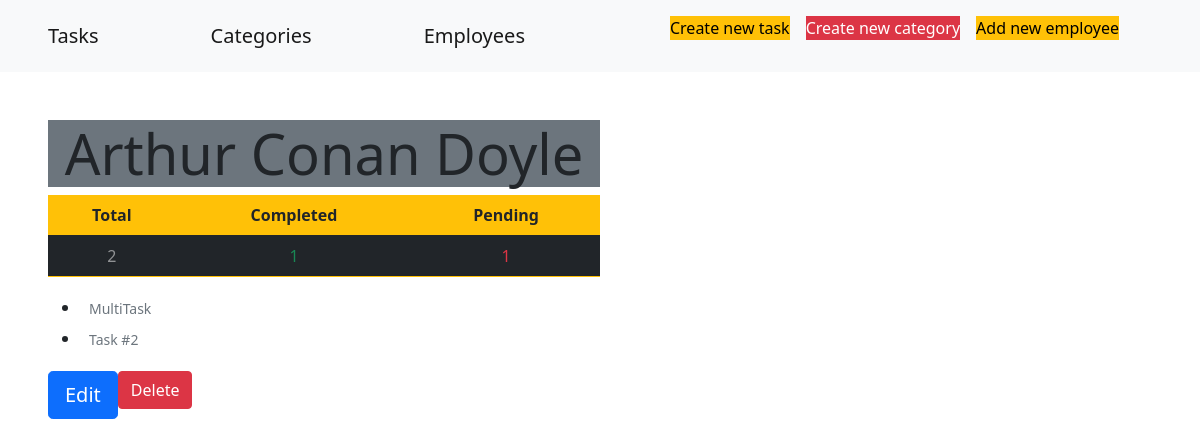
/employee/3, run on the app's committed database.
### app/models.py (models this page shows, shortened)
class Employee(db.Model):
    id = db.Column(db.Integer, primary_key=True)
    name = db.Column(db.String(255), nullable=False)
    count_of_completed_tasks = db.Column(db.Integer)
    task_empl = db.relationship('Task', secondary=db.Table('task_empl',
                                                           db.Column('employee_id', db.Integer,
                                                                     db.ForeignKey('employee.id')),
                                                           db.Column('task_id', db.Integer, db.ForeignKey('task.id'))
                                                           ), backref=db.backref('employee_backref'))
    @classmethod
    def findById(cls, employeeId: int):
        try:
            return cls.query.get(employeeId)
        except Exception as e:
            print(e)
            return None
    def tasks(self):
        return db.session.query(Task).filter(Task.employee_backref.contains(self))

class Task(db.Model):
    id = db.Column(db.Integer, primary_key=True)
    title = db.Column(db.VARCHAR(255), nullable=False)
    description = db.Column(db.VARCHAR(255), nullable=False)
    created = db.Column(db.TIMESTAMP())
    priority = db.Column(db.Enum(Priority), default=Priority.LOW)
    is_done = db.Column(db.Boolean(), default=False)
    category_id = db.Column(db.Integer, db.ForeignKey('category.id'))

### app/views.py (the view)
@app.route('/employee/<employeeId>', methods=['GET'])
def employee_find_by_id(employeeId: int):
    employee = Employee.findById(employeeId)
    if employee is None:
        flash('Employee not found', category='error')
        return redirect(url_for('task_find_all'))
    tasks = employee.tasks()
    completed = len(list(filter(lambda task: task.is_done, tasks.all())))
    uncompleted = len(tasks.all()) - completed
    return render_template('employee/show.html',
                           title=employee.name,
                           employee=employee,
                           tasks=tasks,
                           completed=completed,
                           uncompleted=uncompleted,
                           form=FlaskForm())

### app/templates/employee/show.html (shortened to what this page needs)
{% extends "parent.html" %}
{% block content %}
<div class="mx-5 pt-5">
    <div class="w-50">
        <h1 class="bg-secondary display-4 text-center">{{employee.name}}</h1>
        <table class="table text-center border-warning">
            <thead class="bg-warning">
            <tr>
                <th>Total</th>
                <th>Completed</th>
                <th>Pending</th>
            </tr>
            </thead>
            <tbody class="bg-dark">
            <tr>
                <td class="text-white-50">{{completed + uncompleted}}</td>
                <td class="text-success">{{completed}}</td>
                <td class="text-danger">{{uncompleted}}</td>
            </tr>
            </tbody>
        </table>
    </div>
    <div>
        {% if tasks.all()|length > 0 %}
        <ul>
            {% for task in tasks.all() %}
            <li><a href="{{url_for('task_find_by_id', taskId=task.id)}}"
                   class="btn btn-sm text-secondary">{{task.title}}</a><i class="{{'icon-check' if task.is_done else 'icon-check-empty'}}"></i></li>
            {% endfor %}
        </ul>
        {% else %}
        <div class="position-absolute top-50 start-50"><p class="btn-danger">{{employee.name}} have no tasks yet</p>
        </div>
        {% endif %}
    </div>
    <div class="d-flex flex-row align-items-start">
        <a class="btn btn-lg btn-primary mr-5" href="{{ url_for('employee_update', employeeId=employee.id) }}">Edit</a>
        <form class="pl-2" method="POST">
            <button formaction="{{ url_for('employee_delete', employeeId=employee.id)}}" class="btn b<tn-lg btn-danger"
                    type="submit">Delete
            </button>
        </form>
    </div>
</div>
{% endblock  %}

### data on the page
Employee: name "Arthur Conan Doyle"
Task: title "MultiTask"
Task: title "Task #2"

### other printed values
{{ completed + uncompleted }} "2"
{{ completed }} "1"
{{ uncompleted }} "1"
